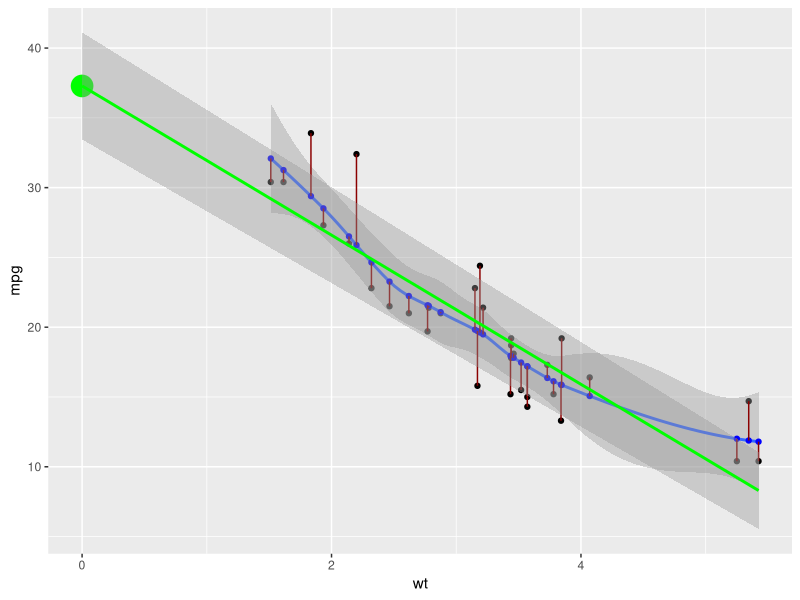

Write R code to recreate this figure.
## ---- chunk 1
knitr::opts_chunk$set(echo = TRUE, warning = F, message = F)
# remotes::install_github("EvaMaeRey/ggcirclepack")
## ---- chunk 2
library(tidyverse)
mtcars %>% 
  ggplot(aes(wt, mpg)) +
  geom_point() +
  geom_smooth() + 
  stat_smooth(geom = "point", 
              color = "blue", 
              xseq = mtcars$wt) +
  stat_smooth(geom = "segment",  
              color = "darkred",   
              xseq = mtcars$wt,
              xend = mtcars$wt,
              yend = mtcars$mpg) + 
  # intercept for linear model
  stat_smooth(geom = "point",
             color = "green",
             xseq = 0,
             method = lm,
             size = 7) + 
  stat_smooth(color = "green",
              xseq = c(0, max(mtcars$wt)),
              method = lm)
